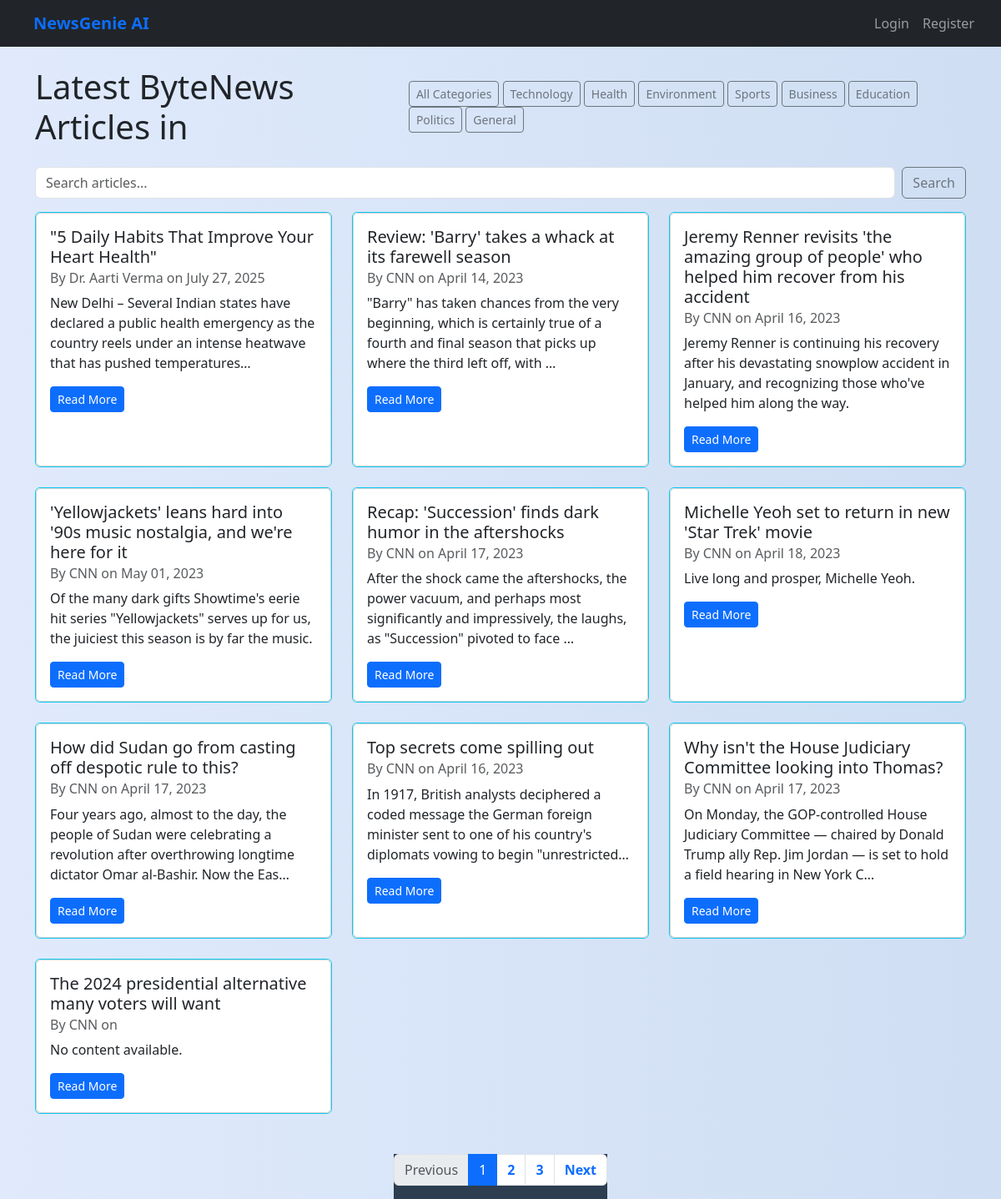
/articles/, run on an earlier commit of the app's database.
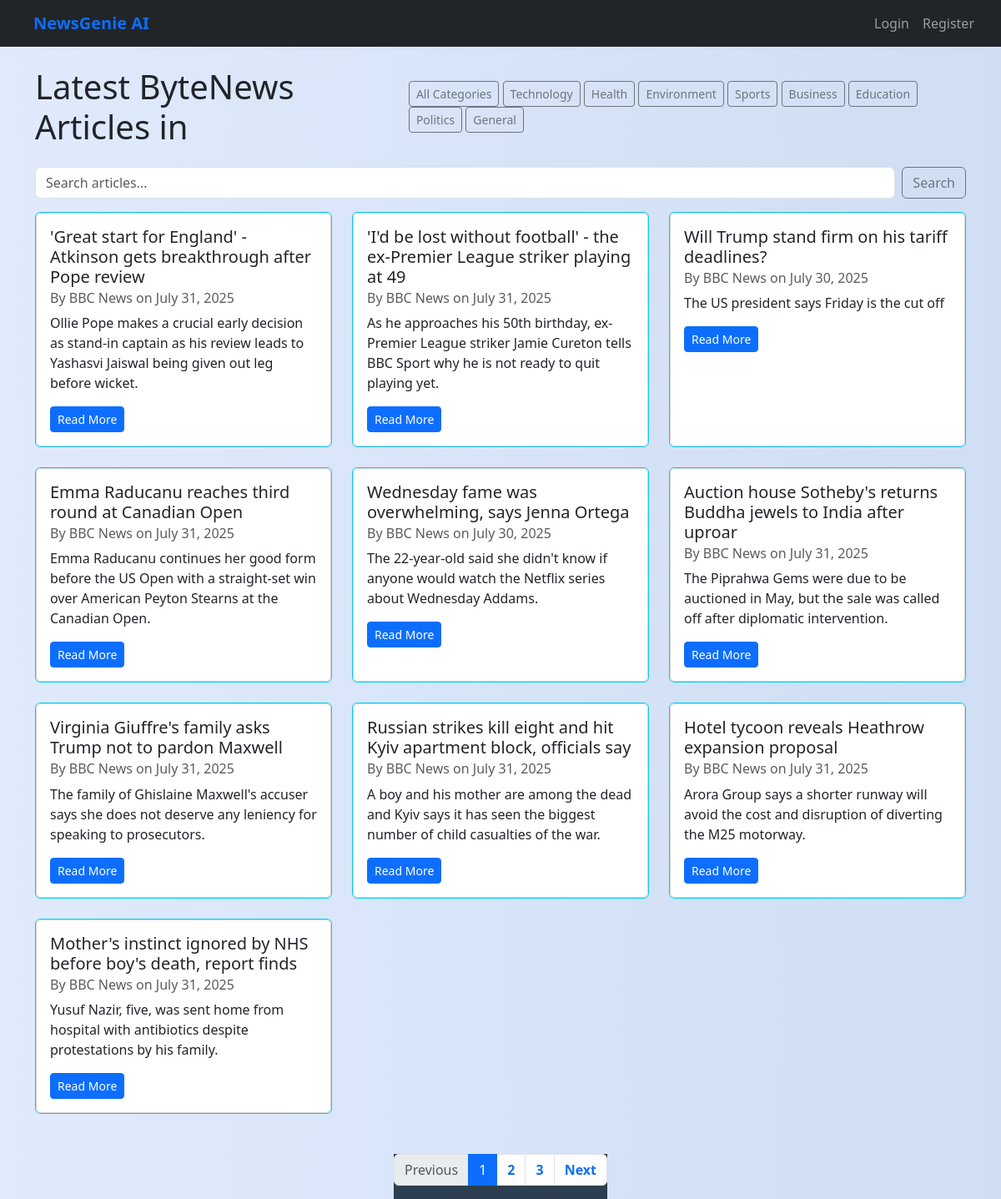
And on a later commit of the database.
### news/models.py (models this page shows, shortened)
class Category(models.Model):
    name = models.CharField(max_length=100)
    description = models.TextField(blank=True)

class Article(models.Model):
    title = models.CharField(max_length=200)
    content = models.TextField()
    summary = models.TextField(blank=True, null=True)
    source_url = models.URLField()
    categories = models.ManyToManyField(Category)
    published_date = models.DateTimeField(default=timezone.now)
    source = models.CharField(max_length=100, default='Unknown')
    link = models.URLField(null=True, blank=True)
    publication_date = models.DateTimeField(null=True, blank=True)
    author = models.CharField(max_length=255, default='Unknown')
    created_at = models.DateTimeField(auto_now_add=True)
    audio_file = models.FileField(upload_to='news_audio/', blank=True, null=True)
    class Meta:
        ordering = ['-published_date']

### news/views.py (the view, shortened to what this page needs)
# urls.py: path('', ArticleListView.as_view(), name='home'),
class ArticleListView(ListView):
    model = Article
    template_name = 'news/article_list.html'
    context_object_name = 'articles'
    ordering = ['-published_date']
    paginate_by = 10
    def get_queryset(self):
        queryset = super().get_queryset()
        category_name = self.request.GET.get('category')
        query = self.request.GET.get('q')
        if category_name:
            queryset = queryset.filter(categories__name__iexact=category_name)
        return queryset
    def get_context_data(self, **kwargs):
        context = super().get_context_data(**kwargs)
        context['categories'] = Category.objects.annotate(article_count=Count('article'))
        context['current_category'] = self.request.GET.get('category', '')
        context['query'] = self.request.GET.get('q', '')
        context['recommendations'] = []
        return context

### news/templates/news/article_list.html (shortened to what this page needs)
{% extends 'base.html' %}
{% block content %}
<div class="container mt-4">
    <div class="d-flex justify-content-between align-items-center mb-4">
        <h1 class="mb-0">Latest ByteNews Articles {% if current_category != 'All' %}in {{ current_category }}{% endif %}</h1>
        <div>
            <a href="{% url 'home' %}" class="btn btn-outline-secondary btn-sm {% if current_category == 'All' %}active{% endif %}">All Categories</a>
            {% for category in categories %}
                <a href="{% url 'home' %}?category={{ category.name }}" class="btn btn-outline-secondary btn-sm {% if current_category == category.name %}active{% endif %}">{{ category.name }}</a>
            {% endfor %}
        </div>
    </div>
    <form method="get" action="{% url 'home' %}" class="d-flex align-items-stretch mb-3">
        <input type="text" name="q" value="{{ search_query }}" placeholder="Search articles..." class="form-control me-2" />
        <button type="submit" class="btn btn-outline-secondary">Search</button>
    </form>
    <div class="row mt-3">
        {% for article in articles %}
        <div class="col-md-6 col-lg-4 mb-4">
          <div class="card border-info h-100">
            <div class="card h-100">
                <div class="card-body">
                    <h5 class="card-title">{{ article.title }}</h5>
                    <h6 class="card-subtitle mb-2 text-muted">
                        By {{ article.author }} on {{ article.publication_date|date:"F d, Y" }}
                    </h6>
                    <p class="card-text mt-2">{{ article.content|truncatechars:150 }}</p>
                    <a href="{% url 'article_detail' article.pk %}" class="btn btn-sm btn-primary">Read More</a>
                </div>
            </div>
          </div>
        </div>
        {% empty %}
            <p class="col-12">No articles found.</p>
        {% endfor %}
    </div>
</div>
  {% if is_paginated %}
    <div class="d-flex justify-content-center mt-4">
      <nav>
        <ul class="pagination">
          {% if page_obj.has_previous %}
            <li class="page-item">
              <a class="page-link" href="?{% if current_category %}category={{ current_category }}&{% endif %}{% if query %}q={{ query }}&{% endif %}page={{ page_obj.previous_page_number }}">Previous</a>
            </li>
          {% else %}
            <li class="page-item disabled"><span class="page-link">Previous</span></li>
          {% endif %}
          {% for num in paginator.page_range %}
            {% if page_obj.number == num %}
              <li class="page-item active"><span class="page-link">{{ num }}</span></li>
            {% elif num > page_obj.number|add:'-3' and num < page_obj.number|add:'3' %}
              <li class="page-item">
                <a class="page-link" href="?{% if current_category %}category={{ current_category }}&{% endif %}{% if query %}q={{ query }}&{% endif %}page={{ num }}">{{ num }}</a>
              </li>
            {% endif %}
          {% endfor %}
          {% if page_obj.has_next %}
            <li class="page-item">
              <a class="page-link" href="?{% if current_category %}category={{ current_category }}&{% endif %}{% if query %}q={{ query }}&{% endif %}page={{ page_obj.next_page_number }}">Next</a>
            </li>
          {% else %}
            <li class="page-item disabled"><span class="page-link">Next</span></li>
          {% endif %}
        </ul>
      </nav>
    </div>
  {% endif %}
{% endblock %}

What changed in the data, as far as the page shows it:
no longer on this page (row edited): Article: title "\"5 Daily Habits That Improve Your Heart Health\"", author "Dr. Aarti Verma", publication_date "July 27, 2025", content "New Delhi – Several Indian states have declared a public health emergency as the country reels under an intense heatwave that has pushed temperatures…"
no longer on this page (row unchanged): Article: title "Review: 'Barry' takes a whack at its farewell season", author "CNN", publication_date "April 14, 2023", content "\"Barry\" has taken chances from the very beginning, which is certainly true of a fourth and final season that picks up where the third left off, with …"
no longer on this page (row unchanged): Article: title "Jeremy Renner revisits 'the amazing group of people' who helped him recover from his accident", author "CNN", publication_date "April 16, 2023", content "Jeremy Renner is continuing his recovery after his devastating snowplow accident in January, and recognizing those who've helped him along the way."
no longer on this page (row unchanged): Article: title "'Yellowjackets' leans hard into '90s music nostalgia, and we're here for it", author "CNN", publication_date "May 01, 2023", content "Of the many dark gifts Showtime's eerie hit series \"Yellowjackets\" serves up for us, the juiciest this season is by far the music."
no longer on this page (row unchanged): Article: title "Recap: 'Succession' finds dark humor in the aftershocks", author "CNN", publication_date "April 17, 2023", content "After the shock came the aftershocks, the power vacuum, and perhaps most significantly and impressively, the laughs, as \"Succession\" pivoted to face …"
no longer on this page (row unchanged): Article: title "Michelle Yeoh set to return in new 'Star Trek' movie", author "CNN", publication_date "April 18, 2023", content "Live long and prosper, Michelle Yeoh."
no longer on this page (row unchanged): Article: title "How did Sudan go from casting off despotic rule to this?", author "CNN", publication_date "April 17, 2023", content "Four years ago, almost to the day, the people of Sudan were celebrating a revolution after overthrowing longtime dictator Omar al-Bashir. Now the Eas…"
no longer on this page (row unchanged): Article: title "Top secrets come spilling out", author "CNN", publication_date "April 16, 2023", content "In 1917, British analysts deciphered a coded message the German foreign minister sent to one of his country's diplomats vowing to begin \"unrestricted…"
no longer on this page (row unchanged): Article: title "Why isn't the House Judiciary Committee looking into Thomas?", author "CNN", publication_date "April 17, 2023", content "On Monday, the GOP-controlled House Judiciary Committee — chaired by Donald Trump ally Rep. Jim Jordan — is set to hold a field hearing in New York C…"
no longer on this page (row unchanged): Article: title "The 2024 presidential alternative many voters will want", author "CNN", content "No content available."
added Article: title "'Great start for England' - Atkinson gets breakthrough after Pope review", author "BBC News", publication_date "July 31, 2025", content "Ollie Pope makes a crucial early decision as stand-in captain as his review leads to Yashasvi Jaiswal being given out leg before wicket."
added Article: title "'I'd be lost without football' - the ex-Premier League striker playing at 49", author "BBC News", publication_date "July 31, 2025", content "As he approaches his 50th birthday, ex-Premier League striker Jamie Cureton tells BBC Sport why he is not ready to quit playing yet."
added Article: title "Will Trump stand firm on his tariff deadlines?", author "BBC News", publication_date "July 30, 2025", content "The US president says Friday is the cut off"
added Article: title "Emma Raducanu reaches third round at Canadian Open", author "BBC News", publication_date "July 31, 2025", content "Emma Raducanu continues her good form before the US Open with a straight-set win over American Peyton Stearns at the Canadian Open."
added Article: title "Wednesday fame was overwhelming, says Jenna Ortega", author "BBC News", publication_date "July 30, 2025", content "The 22-year-old said she didn't know if anyone would watch the Netflix series about Wednesday Addams."
added Article: title "Auction house Sotheby's returns Buddha jewels to India after uproar", author "BBC News", publication_date "July 31, 2025", content "The Piprahwa Gems were due to be auctioned in May, but the sale was called off after diplomatic intervention."
added Article: title "Virginia Giuffre's family asks Trump not to pardon Maxwell", author "BBC News", publication_date "July 31, 2025", content "The family of Ghislaine Maxwell's accuser says she does not deserve any leniency for speaking to prosecutors."
added Article: title "Russian strikes kill eight and hit Kyiv apartment block, officials say", author "BBC News", publication_date "July 31, 2025", content "A boy and his mother are among the dead and Kyiv says it has seen the biggest number of child casualties of the war."
added Article: title "Hotel tycoon reveals Heathrow expansion proposal", author "BBC News", publication_date "July 31, 2025", content "Arora Group says a shorter runway will avoid the cost and disruption of diverting the M25 motorway."
added Article: title "Mother's instinct ignored by NHS before boy's death, report finds", author "BBC News", publication_date "July 31, 2025", content "Yusuf Nazir, five, was sent home from hospital with antibiotics despite protestations by his family."
